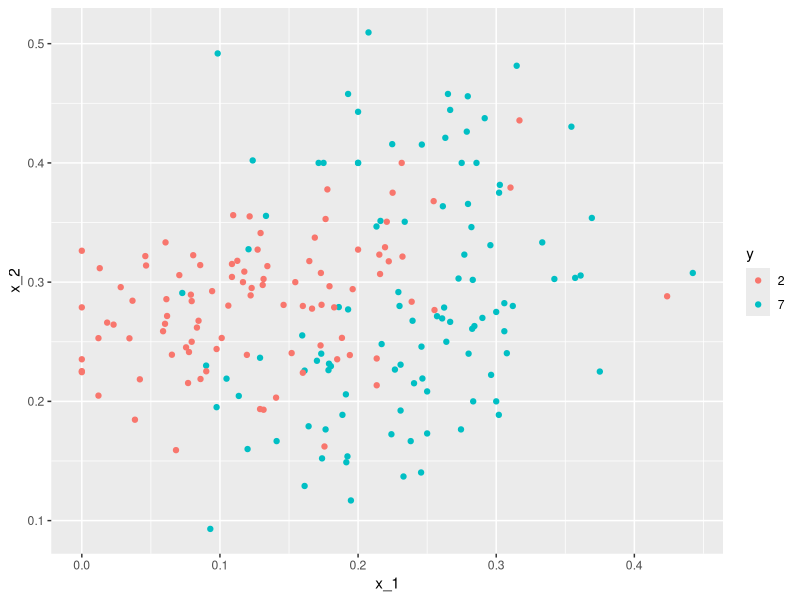
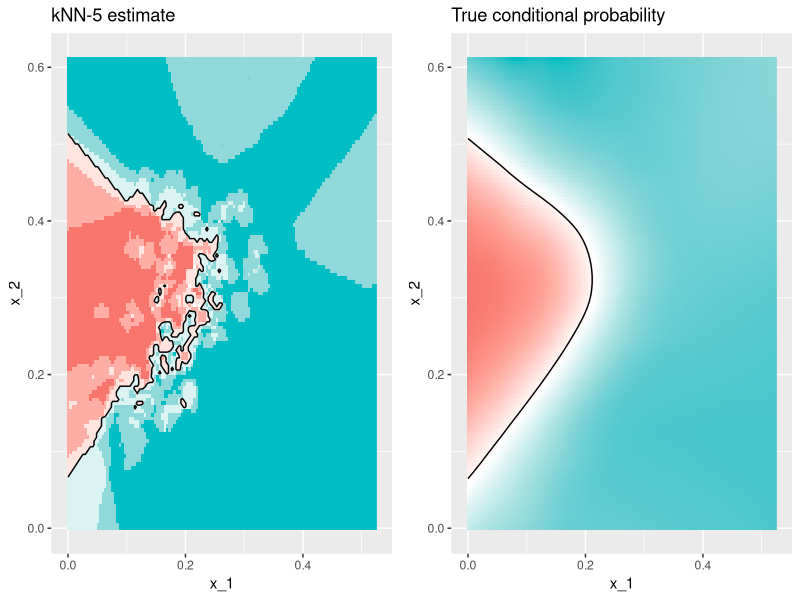
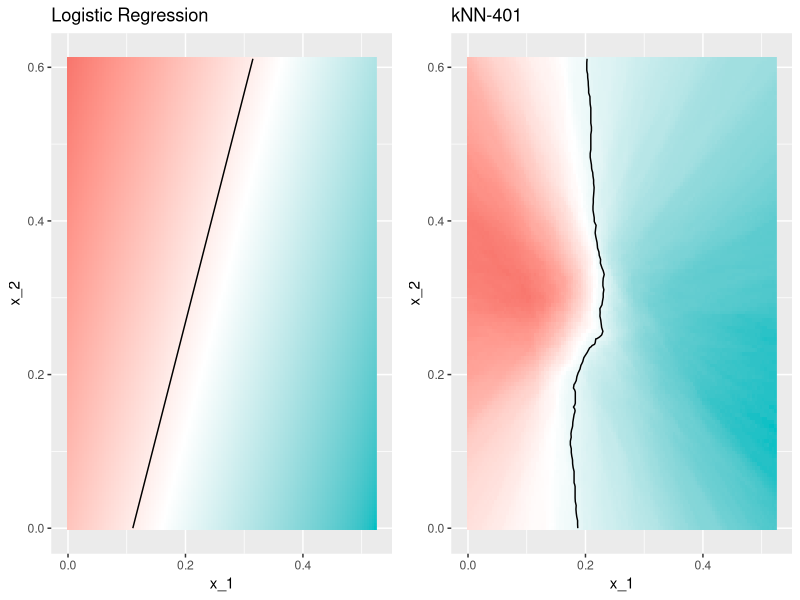

R code for these plots, in order:
## ---- chunk 1
# Load required libraries
library(tidyverse)
library(caret)  # Ensure caret is loaded
library(dslabs)
library(gridExtra)

# Load dataset
data("mnist_27")
## ---- chunk 2
mnist_27$test |> ggplot(aes(x_1, x_2, color = y)) +  geom_point()
## ---- chunk 3
knn_fit <- knn3(y ~ ., data = mnist_27$train)

y_hat_knn <- predict(knn_fit, mnist_27$test, type = "class")
kNN_5_accuracy <- confusionMatrix(y_hat_knn, mnist_27$test$y)$overall["Accuracy"]
kNN_5_accuracy
## ---- chunk 4
fit_lm <- mnist_27$train %>% 
  mutate(y = ifelse(y == 7, 1, 0)) %>%
  lm(y ~ x_1 + x_2, data = .)

p_hat_lm <- predict(fit_lm, mnist_27$test)
y_hat_lm <- factor(ifelse(p_hat_lm > 0.5, 7, 2))
logistic_accuracy <- confusionMatrix(y_hat_lm, mnist_27$test$y)$overall["Accuracy"]
logistic_accuracy
## ---- chunk 5
plot_cond_prob <- function(p_hat=NULL){
  tmp <- mnist_27$true_p
  if(!is.null(p_hat)){
    tmp <- mutate(tmp, p=p_hat)
  }
  tmp %>% ggplot(aes(x_1, x_2, z=p, fill=p)) +
    geom_raster(show.legend = FALSE) +
    scale_fill_gradientn(colors=c("#F8766D", "white", "#00BFC4")) +
    stat_contour(breaks=c(0.5), color="black")
}

p1 <- plot_cond_prob() + ggtitle("True conditional probability")
p2 <- plot_cond_prob(predict(knn_fit, mnist_27$true_p)[,2]) + ggtitle("kNN-5 estimate")
grid.arrange(p2, p1, nrow=1)
## ---- chunk 6
knn_fit_1 <- knn3(y ~ ., data = mnist_27$train, k = 1)
y_hat_knn_1 <- predict(knn_fit_1, mnist_27$test, type = "class")
kNN_1_accuracy <- confusionMatrix(y_hat_knn_1, mnist_27$test$y)$overall["Accuracy"]
kNN_1_accuracy
## ---- chunk 7
knn_fit_401 <- knn3(y ~ ., data = mnist_27$train, k = 401)
y_hat_knn_401 <- predict(knn_fit_401, mnist_27$test, type = "class")
kNN_401_accuracy <- confusionMatrix(y_hat_knn_401, mnist_27$test$y)$overall["Accuracy"]
kNN_401_accuracy
## ---- chunk 8
fit_glm <- glm(y ~ x_1 + x_2, data=mnist_27$train, family="binomial")

p1 <- plot_cond_prob(predict(fit_glm, mnist_27$true_p)) + ggtitle("Logistic Regression")
p2 <- plot_cond_prob(predict(knn_fit_401, mnist_27$true_p)[,2]) + ggtitle("kNN-401")
grid.arrange(p1, p2, nrow=1)
